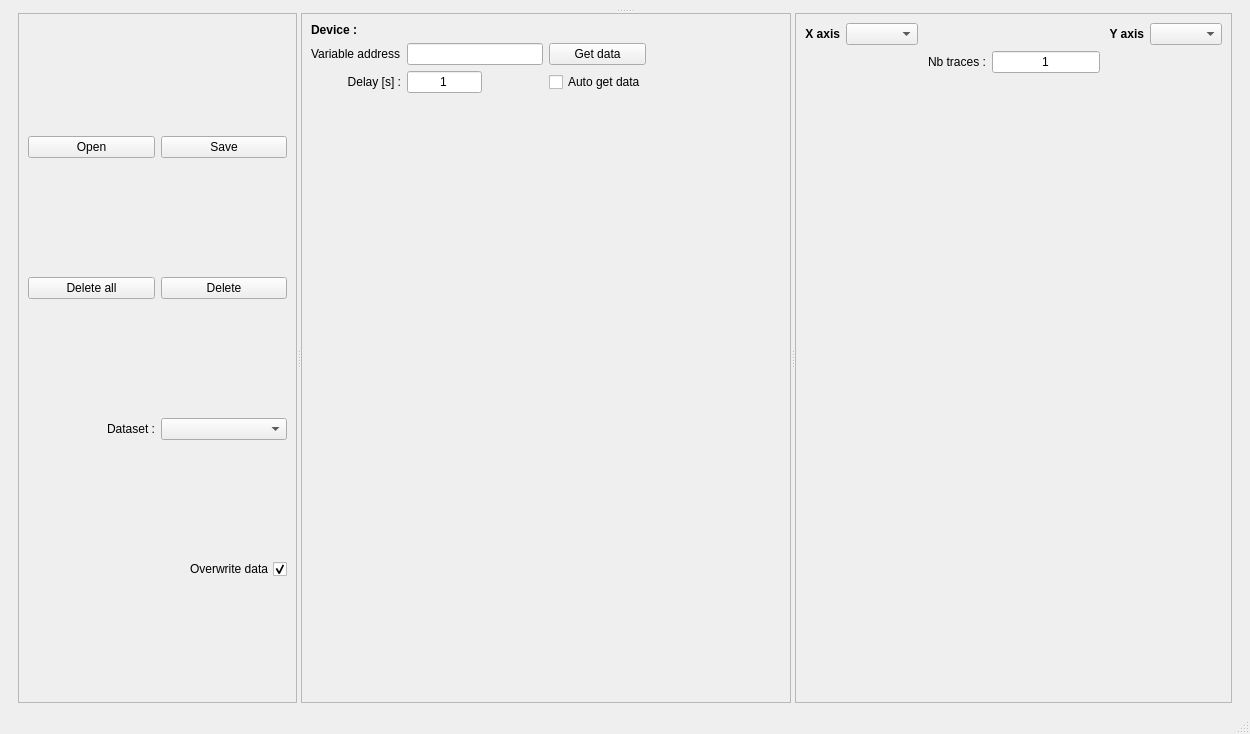
<?xml version="1.0" encoding="UTF-8"?>
<ui version="4.0">
 <class>MainWindow</class>
 <widget class="QMainWindow" name="MainWindow">
  <property name="geometry">
   <rect>
    <x>0</x>
    <y>0</y>
    <width>1250</width>
    <height>734</height>
   </rect>
  </property>
  <property name="font">
   <font>
    <pointsize>9</pointsize>
   </font>
  </property>
  <widget class="QWidget" name="centralwidget">
   <layout class="QGridLayout" name="gridLayout">
    <item row="0" column="1">
     <widget class="QSplitter" name="splitter">
      <property name="orientation">
       <enum>Qt::Vertical</enum>
      </property>
      <widget class="QWidget" name="layoutWidget">
       <layout class="QVBoxLayout" name="graph"/>
      </widget>
      <widget class="QFrame" name="frame">
       <property name="frameShape">
        <enum>QFrame::NoFrame</enum>
       </property>
       <layout class="QHBoxLayout" name="horizontalLayout_2">
        <property name="spacing">
         <number>20</number>
        </property>
        <property name="topMargin">
         <number>0</number>
        </property>
        <property name="bottomMargin">
         <number>0</number>
        </property>
        <item>
         <widget class="QSplitter" name="splitter_2">
          <property name="orientation">
           <enum>Qt::Horizontal</enum>
          </property>
          <widget class="QFrame" name="frame3">
           <property name="frameShape">
            <enum>QFrame::StyledPanel</enum>
           </property>
           <layout class="QVBoxLayout" name="verticalLayout_2">
            <item>
             <layout class="QHBoxLayout" name="horizontalLayout_4">
              <item>
               <widget class="QPushButton" name="openButton">
                <property name="font">
                 <font>
                  <pointsize>9</pointsize>
                 </font>
                </property>
                <property name="toolTip">
                 <string>Open data</string>
                </property>
                <property name="text">
                 <string>Open</string>
                </property>
               </widget>
              </item>
              <item>
               <widget class="QPushButton" name="save_pushButton">
                <property name="toolTip">
                 <string>Save selected data</string>
                </property>
                <property name="text">
                 <string>Save</string>
                </property>
               </widget>
              </item>
             </layout>
            </item>
            <item>
             <layout class="QHBoxLayout" name="horizontalLayout_3">
              <item>
               <widget class="QPushButton" name="clear_all_pushButton">
                <property name="toolTip">
                 <string>Delete all data</string>
                </property>
                <property name="text">
                 <string>Delete all</string>
                </property>
               </widget>
              </item>
              <item>
               <widget class="QPushButton" name="clear_pushButton">
                <property name="toolTip">
                 <string>Delete selected data</string>
                </property>
                <property name="text">
                 <string>Delete</string>
                </property>
               </widget>
              </item>
             </layout>
            </item>
            <item>
             <layout class="QHBoxLayout" name="horizontalLayout">
              <item>
               <widget class="QLabel" name="label_5">
                <property name="sizePolicy">
                 <sizepolicy hsizetype="Minimum" vsizetype="Preferred">
                  <horstretch>0</horstretch>
                  <verstretch>0</verstretch>
                 </sizepolicy>
                </property>
                <property name="text">
                 <string>Dataset :</string>
                </property>
                <property name="alignment">
                 <set>Qt::AlignRight|Qt::AlignTrailing|Qt::AlignVCenter</set>
                </property>
               </widget>
              </item>
              <item>
               <widget class="QComboBox" name="data_comboBox">
                <property name="toolTip">
                 <string>Select dataset to display</string>
                </property>
                <property name="sizeAdjustPolicy">
                 <enum>QComboBox::AdjustToContents</enum>
                </property>
               </widget>
              </item>
             </layout>
            </item>
            <item>
             <layout class="QHBoxLayout" name="horizontalLayout_6">
              <item>
               <widget class="QCheckBox" name="overwriteDataButton">
                <property name="toolTip">
                 <string>Select if want to overwrite data with same name</string>
                </property>
                <property name="layoutDirection">
                 <enum>Qt::RightToLeft</enum>
                </property>
                <property name="text">
                 <string>Overwrite data</string>
                </property>
                <property name="checked">
                 <bool>true</bool>
                </property>
               </widget>
              </item>
             </layout>
            </item>
           </layout>
          </widget>
          <widget class="QFrame" name="frame5">
           <property name="frameShape">
            <enum>QFrame::StyledPanel</enum>
           </property>
           <layout class="QGridLayout" name="gridLayout_5">
            <item row="2" column="3">
             <widget class="QCheckBox" name="auto_plotDataButton">
              <property name="text">
               <string>Auto get data</string>
              </property>
             </widget>
            </item>
            <item row="1" column="3">
             <widget class="QPushButton" name="plotDataButton">
              <property name="font">
               <font>
                <pointsize>9</pointsize>
               </font>
              </property>
              <property name="toolTip">
               <string>Display data from the given variable address</string>
              </property>
              <property name="text">
               <string>Get data</string>
              </property>
             </widget>
            </item>
            <item row="1" column="2">
             <widget class="QLineEdit" name="device_lineEdit">
              <property name="toolTip">
               <string>Variable address i.g. ct400.scan.data</string>
              </property>
              <property name="text">
               <string/>
              </property>
             </widget>
            </item>
            <item row="1" column="4">
             <spacer name="horizontalSpacer_3">
              <property name="orientation">
               <enum>Qt::Horizontal</enum>
              </property>
              <property name="sizeHint" stdset="0">
               <size>
                <width>0</width>
                <height>20</height>
               </size>
              </property>
             </spacer>
            </item>
            <item row="0" column="1">
             <widget class="QLabel" name="label_8">
              <property name="font">
               <font>
                <weight>75</weight>
                <bold>true</bold>
               </font>
              </property>
              <property name="text">
               <string>Device :</string>
              </property>
              <property name="alignment">
               <set>Qt::AlignLeading|Qt::AlignLeft|Qt::AlignTop</set>
              </property>
             </widget>
            </item>
            <item row="2" column="2">
             <widget class="QLineEdit" name="delay_lineEdit">
              <property name="sizePolicy">
               <sizepolicy hsizetype="Fixed" vsizetype="Fixed">
                <horstretch>0</horstretch>
                <verstretch>0</verstretch>
               </sizepolicy>
              </property>
              <property name="minimumSize">
               <size>
                <width>50</width>
                <height>0</height>
               </size>
              </property>
              <property name="maximumSize">
               <size>
                <width>75</width>
                <height>16777215</height>
               </size>
              </property>
              <property name="toolTip">
               <string>Pause delay between data acquisition</string>
              </property>
              <property name="text">
               <string>1</string>
              </property>
              <property name="alignment">
               <set>Qt::AlignCenter</set>
              </property>
             </widget>
            </item>
            <item row="2" column="1">
             <widget class="QLabel" name="label_2">
              <property name="font">
               <font>
                <pointsize>9</pointsize>
               </font>
              </property>
              <property name="text">
               <string>Delay [s] :</string>
              </property>
              <property name="alignment">
               <set>Qt::AlignRight|Qt::AlignTrailing|Qt::AlignVCenter</set>
              </property>
             </widget>
            </item>
            <item row="1" column="1">
             <widget class="QLabel" name="label">
              <property name="text">
               <string>Variable address</string>
              </property>
             </widget>
            </item>
            <item row="3" column="2">
             <spacer name="verticalSpacer_2">
              <property name="orientation">
               <enum>Qt::Vertical</enum>
              </property>
              <property name="sizeHint" stdset="0">
               <size>
                <width>20</width>
                <height>40</height>
               </size>
              </property>
             </spacer>
            </item>
           </layout>
          </widget>
          <widget class="QFrame" name="frame6">
           <property name="frameShape">
            <enum>QFrame::StyledPanel</enum>
           </property>
           <layout class="QVBoxLayout" name="verticalLayout">
            <item>
             <layout class="QGridLayout" name="gridLayout_3">
              <item row="0" column="4">
               <widget class="QComboBox" name="variable_y_comboBox">
                <property name="sizeAdjustPolicy">
                 <enum>QComboBox::AdjustToContents</enum>
                </property>
               </widget>
              </item>
              <item row="0" column="3">
               <widget class="QLabel" name="label_7">
                <property name="font">
                 <font>
                  <weight>75</weight>
                  <bold>true</bold>
                 </font>
                </property>
                <property name="text">
                 <string>Y axis</string>
                </property>
                <property name="alignment">
                 <set>Qt::AlignRight|Qt::AlignTrailing|Qt::AlignVCenter</set>
                </property>
               </widget>
              </item>
              <item row="0" column="1">
               <widget class="QComboBox" name="variable_x_comboBox">
                <property name="sizeAdjustPolicy">
                 <enum>QComboBox::AdjustToContents</enum>
                </property>
               </widget>
              </item>
              <item row="0" column="0">
               <widget class="QLabel" name="label_6">
                <property name="font">
                 <font>
                  <weight>75</weight>
                  <bold>true</bold>
                 </font>
                </property>
                <property name="text">
                 <string>X axis</string>
                </property>
                <property name="alignment">
                 <set>Qt::AlignRight|Qt::AlignTrailing|Qt::AlignVCenter</set>
                </property>
               </widget>
              </item>
              <item row="0" column="2">
               <spacer name="horizontalSpacer_2">
                <property name="orientation">
                 <enum>Qt::Horizontal</enum>
                </property>
                <property name="sizeHint" stdset="0">
                 <size>
                  <width>40</width>
                  <height>20</height>
                 </size>
                </property>
               </spacer>
              </item>
             </layout>
            </item>
            <item>
             <layout class="QHBoxLayout" name="horizontalLayout_7">
              <item>
               <spacer name="horizontalSpacer_5">
                <property name="orientation">
                 <enum>Qt::Horizontal</enum>
                </property>
                <property name="sizeHint" stdset="0">
                 <size>
                  <width>40</width>
                  <height>20</height>
                 </size>
                </property>
               </spacer>
              </item>
              <item>
               <widget class="QLabel" name="graph_nbTracesLabel">
                <property name="sizePolicy">
                 <sizepolicy hsizetype="Fixed" vsizetype="Preferred">
                  <horstretch>0</horstretch>
                  <verstretch>0</verstretch>
                 </sizepolicy>
                </property>
                <property name="text">
                 <string>Nb traces :</string>
                </property>
                <property name="alignment">
                 <set>Qt::AlignLeading|Qt::AlignLeft|Qt::AlignVCenter</set>
                </property>
               </widget>
              </item>
              <item>
               <widget class="QLineEdit" name="nbTraces_lineEdit">
                <property name="sizePolicy">
                 <sizepolicy hsizetype="Fixed" vsizetype="Fixed">
                  <horstretch>0</horstretch>
                  <verstretch>0</verstretch>
                 </sizepolicy>
                </property>
                <property name="toolTip">
                 <string>Number of visible traces</string>
                </property>
                <property name="text">
                 <string>1</string>
                </property>
                <property name="alignment">
                 <set>Qt::AlignCenter</set>
                </property>
               </widget>
              </item>
              <item>
               <spacer name="horizontalSpacer">
                <property name="orientation">
                 <enum>Qt::Horizontal</enum>
                </property>
                <property name="sizeHint" stdset="0">
                 <size>
                  <width>40</width>
                  <height>20</height>
                 </size>
                </property>
               </spacer>
              </item>
             </layout>
            </item>
            <item>
             <spacer name="verticalSpacer">
              <property name="orientation">
               <enum>Qt::Vertical</enum>
              </property>
              <property name="sizeHint" stdset="0">
               <size>
                <width>20</width>
                <height>40</height>
               </size>
              </property>
             </spacer>
            </item>
           </layout>
          </widget>
         </widget>
        </item>
       </layout>
      </widget>
     </widget>
    </item>
   </layout>
  </widget>
  <widget class="QMenuBar" name="menuBar">
   <property name="geometry">
    <rect>
     <x>0</x>
     <y>0</y>
     <width>1250</width>
     <height>21</height>
    </rect>
   </property>
  </widget>
  <widget class="QStatusBar" name="statusBar"/>
 </widget>
 <tabstops>
  <tabstop>openButton</tabstop>
  <tabstop>save_pushButton</tabstop>
  <tabstop>clear_all_pushButton</tabstop>
  <tabstop>clear_pushButton</tabstop>
  <tabstop>data_comboBox</tabstop>
  <tabstop>overwriteDataButton</tabstop>
  <tabstop>device_lineEdit</tabstop>
  <tabstop>plotDataButton</tabstop>
  <tabstop>delay_lineEdit</tabstop>
  <tabstop>auto_plotDataButton</tabstop>
  <tabstop>variable_x_comboBox</tabstop>
  <tabstop>variable_y_comboBox</tabstop>
 </tabstops>
 <resources/>
 <connections/>
</ui>
